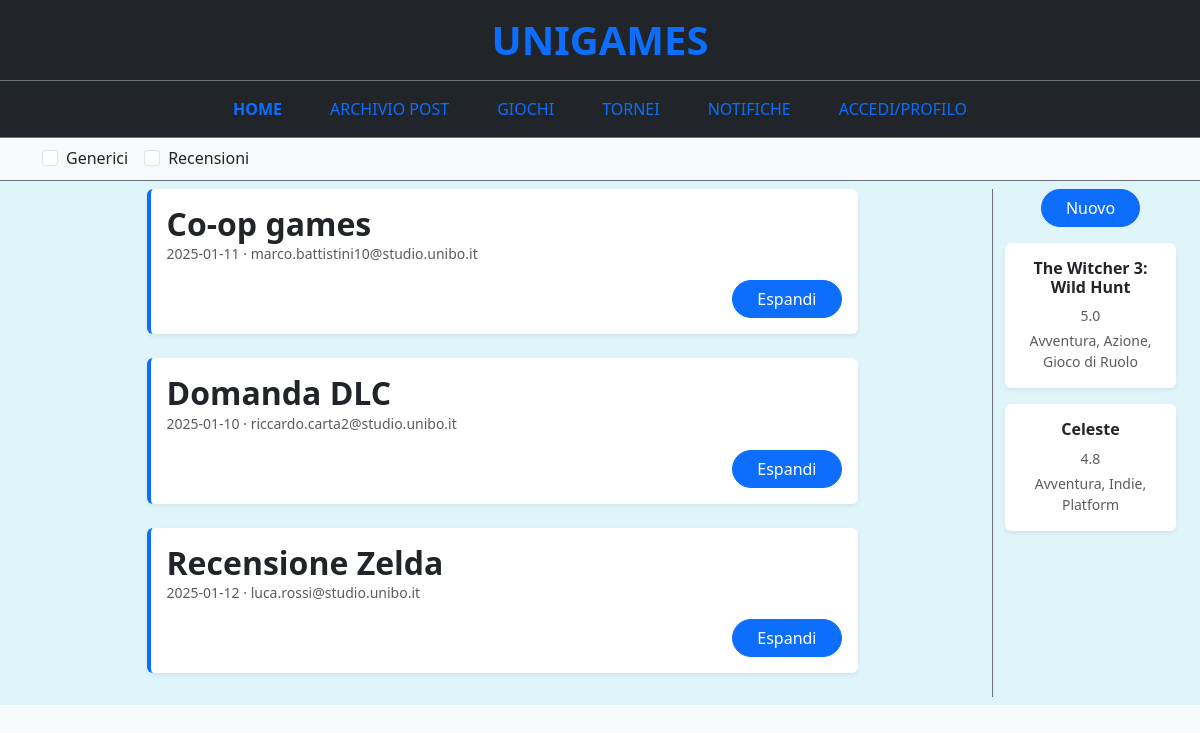
The page / on the database its author committed.
### tables this page shows
CREATE TABLE POST (
  crea_email VARCHAR(254) NOT NULL,
  codicePost NUMERIC(10) NOT NULL,
  testo VARCHAR(2000) NOT NULL,
  data DATE NOT NULL,
  titolo VARCHAR(150) NOT NULL,
  RECENSIONE VARCHAR(1),
  GENERICO VARCHAR(1),
  PRIMARY KEY (crea_email, codicePost),
  FOREIGN KEY (crea_email) REFERENCES UTENTE(email),
  CHECK (
    (GENERICO IS NOT NULL AND RECENSIONE IS NULL)
    OR
    (GENERICO IS NULL AND RECENSIONE IS NOT NULL)
  )
);

CREATE TABLE GIOCO (
  codiceGioco NUMERIC(10) NOT NULL,
  nome VARCHAR(100) NOT NULL,
  annoDiPubblicazione DATE NOT NULL,
  softwareHouse VARCHAR(100) NOT NULL,
  valutazioneGiornalistica DECIMAL(2,1) NOT NULL,
  descrizione VARCHAR(1000) NOT NULL,
  immagine VARCHAR(255) NOT NULL,
  email VARCHAR(254) NOT NULL,
  PRIMARY KEY (codiceGioco),
  FOREIGN KEY (email) REFERENCES ADMIN(email)
);

### index.php (called while the page is built)
<?php
require_once 'bootstrap.php';
$templateParams["titolo"] = "Unigames - Home";
$templateParams["nome"] = "lista-post.php";
$templateParams["selezionaFiltro"] = [];
$templateParams["giochiRandom"] = "lista-giochiRandom.php";
$templateParams["giochiRandomFunc"] = $dbh->getGiochiRandom(2);
$templateParams["filtri"] = [
    ["valore" => "generici", "nome" => "Generici"],
    ["valore" => "recensioni", "nome" => "Recensioni"]
];
$templateParams["selezionaFiltro"] = $_GET["filter"] ?? [];
$filtri = $templateParams["selezionaFiltro"];
$templateParams["post"] = [];
$templateParams["recensioni"] = [];
$mostraGenerici = empty($filtri) || in_array("generici", $filtri);
$mostraRecensioni = empty($filtri) || in_array("recensioni", $filtri);
if ($mostraGenerici) {
    $templateParams["post"] = $dbh->getGenericPosts(2);
}
if ($mostraRecensioni) {
    $templateParams["recensioni"] = $dbh->getRecensioni(2);
}
require 'template/base.php';
?>

### db/database.php (called while the page is built, shortened)
<?php
class DatabaseHelper
{
    private $db;
    public function __construct($servername, $username, $password, $dbname, $port)
    {
        $this->db = new mysqli($servername, $username, $password, $dbname, $port);
    }
    public function getGenericPosts($n = -1)
    {
        $query = "SELECT p.*
                    FROM POST p
                    JOIN GENERICO g
                    ON p.crea_email = g.crea_email
                    AND p.codicePost = g.codicePost
                    ORDER BY p.data DESC
                    ";
        if ($n > 0) {
            $query .= " LIMIT ?;";
        } else {
            $query.= ";";
        }
        $stmt = $this->db->prepare($query);
        if ($n > 0) {
            $stmt->bind_param('i', $n);
        }
        $stmt->execute();
        $result = $stmt->get_result();
        return $result->fetch_all(MYSQLI_ASSOC);
    }
    public function getRecensioni($n = -1)
    {
        $query = "SELECT p.*, r.valutazione, g.nome
                    FROM POST p
                    JOIN RECENSIONE r
                    JOIN GIOCO g
                    ON p.crea_email = r.crea_email
                    AND p.codicePost = r.codicePost
                    AND r.codiceGioco = g.codiceGioco
                    ORDER BY p.data DESC
                    ";
        if ($n > 0) {
            $query .= " LIMIT ?;";
        } else {
            $query.= ";";
        }
        $stmt = $this->db->prepare($query);
        if ($n > 0) {
            $stmt->bind_param('i', $n);
        }
        $stmt->execute();
        $result = $stmt->get_result();
        return $result->fetch_all(MYSQLI_ASSOC);
    }
    public function getGiochiRandom($n = -1)
    {
        $query = "SELECT g.codiceGioco, g.nome, g.valutazioneGiornalistica,
                     GROUP_CONCAT(t.nome SEPARATOR ', ') AS listaTag
                    FROM GIOCO g
                    LEFT JOIN riguarda r ON g.codiceGioco = r.codiceGioco
                    LEFT JOIN TAG t ON r.codiceTag = t.codiceTag
                    GROUP BY g.codiceGioco, g.nome, g.valutazioneGiornalistica
                    ORDER BY RAND()
                ";
        if ($n > 0) {
            $query .= " LIMIT ?;";
        }
        $stmt = $this->db->prepare($query);
        if ($n > 0) {
            $stmt->bind_param('i', $n);
        }
        $stmt->execute();
        $result = $stmt->get_result();
        return $result->fetch_all(MYSQLI_ASSOC);
    }
}
?>

### bootstrap.php (called while the page is built, shortened)
<?php
require_once("db/database.php");
$dbh = new DatabaseHelper("localhost", "root", "", "unigames_db", 3306);
?>

### template/lista-post.php (the view, shortened to what this page needs)
<?php foreach($templateParams["post"] as $post): ?>
<article class="card mb-4 shadow-sm border-0 border-start border-4 border-primary">
    <div class="card-body">
        <header class="mb-3">
            <h2 class="card-title fw-bold mb-1">
                <?php echo $post["titolo"]; ?>
            </h2>
            <p class="card-subtitle text-muted small">
                <?php echo $post["data"]; ?> · <?php echo $post["crea_email"]; ?>
            </p>
        </header>
        <div class="d-flex justify-content-end mt-3">
            <button class="btn btn-primary rounded-pill px-4 btn-generic-expand">Espandi</button>
        </div>
    </div>
</article>
<?php endforeach; ?>
<?php foreach($templateParams["recensioni"] as $recensioni): ?>
<article class="card mb-4 shadow-sm border-0 border-start border-4 border-primary">
    <div class="card-body">
        <header class="mb-3">
            <h2 class="card-title fw-bold mb-1">
                <?php echo $recensioni["titolo"]; ?>
            </h2>
            <p class="card-subtitle text-muted small">
                <?php echo $recensioni["data"]; ?> · <?php echo $recensioni["crea_email"]; ?>
            </p>
        </header>
        <div class="d-flex justify-content-end mt-3">
            <button class="btn btn-primary rounded-pill px-4 btn-recensione-expand">Espandi</button>
        </div>
    </div>
</article>
<?php endforeach; ?>

### template/lista-giochiRandom.php
<?php foreach($templateParams["giochiRandomFunc"] as $giocoRandom): ?><article class="card mb-3 shadow-sm border-0">
    <div class="card-body p-3 text-center">
        <header class="mb-2">
            <h2 class="card-title h6 fw-bold mb-1">
                <?php echo $giocoRandom["nome"]; ?>
            </h2>
        </header>
        <section class="card-text small text-muted">
            <p class="mb-1">
                <?php echo $giocoRandom["valutazioneGiornalistica"]; ?>
            </p>
            <p class="mb-0">
                <?php echo $giocoRandom["listaTag"]; ?>
            </p>
        </section>
    </div>
</article>
<?php endforeach; ?>

### rows shown on the page
post: titolo "Co-op games", data "2025-01-11", crea_email "marco.battistini10@studio.unibo.it"
post: titolo "Domanda DLC", data "2025-01-10", crea_email "riccardo.carta2@studio.unibo.it"
gioco: nome "The Witcher 3: Wild Hunt", valutazioneGiornalistica "5.0", listaTag "Avventura, Azione, Gioco di Ruolo"
gioco: nome "Celeste", valutazioneGiornalistica "4.8", listaTag "Avventura, Indie, Platform"

### other values the page prints
$filtro["nome"] "Generici"
$filtro["nome"] "Recensioni"
$recensioni["titolo"] "Recensione Zelda"
$recensioni["data"] "2025-01-12"
$recensioni["crea_email"] "luca.rossi@studio.unibo.it"
